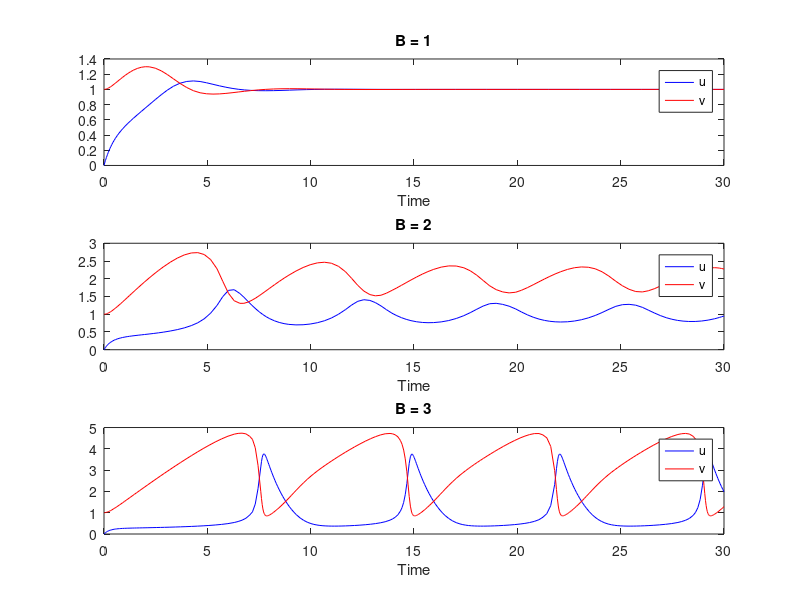

Recreate this plot in MATLAB.
% Parameter B
B = [1, 2, 3];
% Parameter A
A = 1;
% Initial conditions
y0 = [0, 1];  % u0 = 0; v0 = 1;
% Time
tspan = [0, 30];

for k = 1:length(B)
    % System of differential equations
    f = @(t, y) [A + y(1)^2*y(2) - (B(k) + 1)*y(1); B(k)*y(1) - y(1)^2*y(2)];
    % Solution using ode45
    [t, y] = ode45(f, tspan, y0);
    % Solutions for u and v
    u = y(:, 1); v = y(:, 2);
    % Plots
    subplot(3, 1, k);
    plot(t, u, 'b-', t, v, 'r-');
    legend('u', 'v');
    xlabel('Time');
    title(['B = ', num2str(B(k))]);
end

